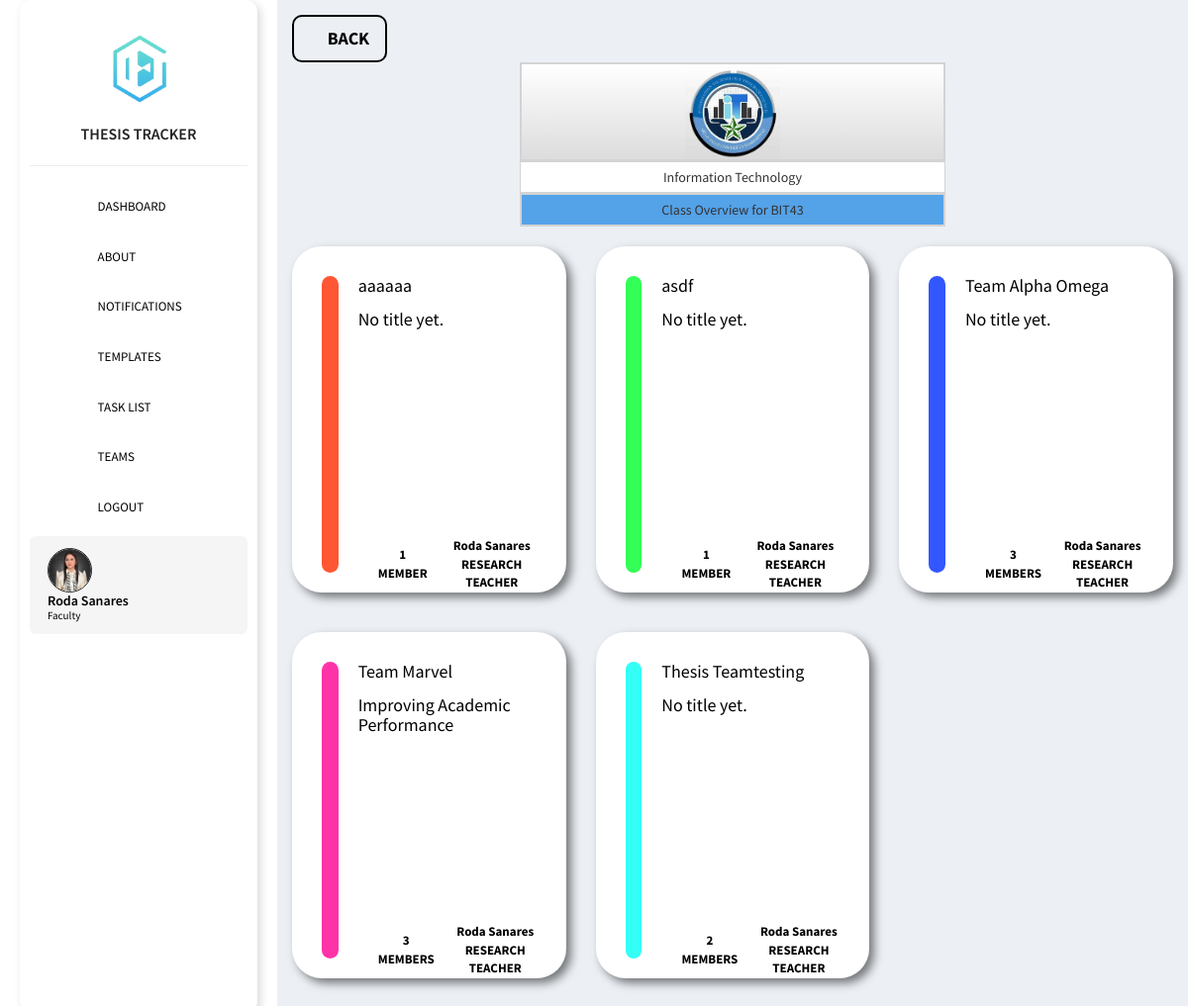
/admin/viewsection.php?section_name=BIT43&department=Information+Technology (signed in), run on the app's committed database.
### tables this page shows
CREATE TABLE `users` (
  `id` int(11) NOT NULL,
  `img` text NOT NULL DEFAULT 'default.png',
  `firstname` text NOT NULL,
  `lastname` text NOT NULL,
  `middlename` text NOT NULL,
  `section` varchar(255) DEFAULT NULL,
  `yr_lvl` varchar(255) DEFAULT NULL,
  `email` text NOT NULL,
  `password` text NOT NULL,
  `passwordtxt` text NOT NULL,
  `department` text NOT NULL,
  `contact` text NOT NULL,
  `address` text NOT NULL,
  `code` int(11) NOT NULL,
  `verification_code` int(11) NOT NULL,
  `type` int(1) NOT NULL DEFAULT 2 COMMENT '0=admin,1=adviser,2=student',
  `status` int(1) NOT NULL
);

CREATE TABLE `teams` (
  `teams_id` int(11) NOT NULL,
  `adviser_id` int(11) NOT NULL,
  `users_id` int(11) NOT NULL,
  `name` text NOT NULL,
  `thesis_title` varchar(255) DEFAULT NULL,
  `status` int(1) NOT NULL,
  `grade` double DEFAULT NULL,
  `adviser_status` int(1) NOT NULL DEFAULT 5,
  `date` datetime NOT NULL DEFAULT current_timestamp(),
  `date_response` date DEFAULT NULL,
  `coor_approval` varchar(255) DEFAULT NULL,
  `ca_upload_date` date DEFAULT NULL,
  `defense_fee` varchar(255) DEFAULT NULL,
  `df_upload_date` date DEFAULT NULL,
  `coor_approval4` varchar(255) DEFAULT NULL,
  `ca_upload_date4` date DEFAULT NULL,
  `defense_fee4` varchar(255) DEFAULT NULL,
  `df_upload_date4` date DEFAULT NULL
);

### config/config.php (called while the page is built, shortened)
<?php
class Connection {
    private $servername = "localhost";
    private $username = "root";
    private $password = "";
    private $dbname = "dlsu";
    private $port = 3307;
    public function conn() {
        try {
            $this->dsn = "mysql:host=".$this->servername.";port=".$this->port.";dbname=".$this->dbname;
            $this->pdo = new PDO($this->dsn, $this->username, $this->password, [
                PDO::ATTR_ERRMODE => PDO::ERRMODE_EXCEPTION,
                PDO::ATTR_DEFAULT_FETCH_MODE => PDO::FETCH_ASSOC
            ]);
            return $this->pdo;
        } catch (PDOException $e) {
            die("Connection failed: " . $e->getMessage());
        }
    }
}
?>

### admin/viewsection.php (the view, shortened to what this page needs)
<?php
  include '../config/config.php';
    class data extends Connection {
      public function managedata(){
?>
<!DOCTYPE html>
<html lang="en">
<head>
    <?php include 'head.php'; ?>
</head>
<body class="hold-transition skin-blue sidebar-mini">
  <div class="wrapper">
  <?php include 'sidebar.php'; ?>
  <?php if ($_SESSION['type'] == 1): ?>
    <div class="content-wrapper" style="height: 100vh; overflow-y: auto;">
        <section class="content">
            <a href="dashboard.php" class='btn btn-lg btn-flat' style="border: 2px solid black;font-style: normal;border-radius: 10px;color: #000;font-weight: bold;"><i class="fas fa-chevron-left"></i> BACK</a>
            <div class="row">
                <div class="col-lg-3 col-12">
                </div>
                <div class="col-lg-6 col-12 d-flex flex-column h-100 text-center">
                    <div class="" style="border:2px solid lightgray; background-color: white; background-image:url(<?php echo $_GET['department'] == 'Information Technology' ? '../images/it_logo.jpg' : '../images/cs_logo.png'?>)<?php echo $_GET['department'] == 'Information Technology' ? ',linear-gradient(to bottom, white, #dcdcdc)' : ''?>; background-size: contain; background-repeat: no-repeat; background-position: center; width: 100%; height: 100px">
                    </div>
                    <div class=""  style="border:1px solid lightgray; background-color: white;">
                        <p style="margin: 5px 0px;"><?php echo isset($_GET['department']) && $_GET['department'] == 'Information Technology' ? "Information Technology" : "Computer Science" ?></p>
                    </div>
                    <div class=""  style="border:2px solid lightgray; background-color: <?php echo $_GET['department'] == 'Information Technology' ? '#54a2e8' : '#5ce1e6'?>">
                        <p style="margin: 5px 0px;">Class Overview for <?= $_GET['section_name']?></p>
                    </div>
                </div>
                <div class="col-lg-3 col-12">
                </div>
                <?php
                $colors = ['#FF5733', '#33FF57', '#3357FF', '#FF33A8', '#33FFF6', '#FFF633', '#A833FF'];
                $colorIndex = 0;
                $department = $_GET['department'] ?? '';
                $section = $_GET['section_name'] ?? '';
                $sql = "SELECT
                            *
                        FROM teams t
                        INNER JOIN teams_member tm ON t.teams_id = tm.teams_id
                        INNER JOIN users u ON tm.users_id = u.id
                        INNER JOIN sections s ON u.section = s.section_name
                        WHERE s.department = :department AND s.section_name = :section
                        GROUP BY t.name, t.teams_id, s.department";
                $stmt = $this->conn()->prepare($sql);
                $stmt->bindParam(':department', $department, PDO::PARAM_STR);
                $stmt->bindParam(':section', $section, PDO::PARAM_STR);
                $stmt->execute();
                if ($stmt->rowCount() > 0) {
                    while ($row = $stmt->fetch(PDO::FETCH_ASSOC)) {
                        $sql2 = "SELECT COUNT(teams_member_id) AS total FROM teams_member WHERE teams_id = :teams_id";
                        $stmt2 = $this->conn()->prepare($sql2);
                        $stmt2->bindParam(':teams_id', $row['teams_id'], PDO::PARAM_INT);
                        $stmt2->execute();
                        $row2 = $stmt2->fetch(PDO::FETCH_ASSOC);
                        $total = $row2['total'] ?? 0;
                        $generateColor = $colors[$colorIndex];
                        $colorIndex = ($colorIndex + 1) % count($colors);
                        $sql3 = "SELECT * FROM sections s INNER JOIN users u ON u.id = s.adviser WHERE s.adviser = :adviser_id";
                        $stmt3 = $this->conn()->prepare($sql3);
                        $stmt3->bindParam(':adviser_id', $row['adviser'], PDO::PARAM_INT);
                        $stmt3->execute();
                        $row3 = $stmt3->fetch(PDO::FETCH_ASSOC);
                        $adviser = ucwords($row3['firstname']." ".$row3['lastname']);
                ?>
                        <div class="grp-box col-lg-4 col-12" style="margin-top: 20px;">
                            <a href="viewsectionteam.php?department=<?= htmlspecialchars($row['department']) ?>&team_name=<?= htmlspecialchars($row['name']) ?>&teams_id=<?= htmlspecialchars($row['teams_id']) ?>&section_name=<?= htmlspecialchars($_GET['section_name'] ?? '') ?>&adviser_id=<?= htmlspecialchars($row['adviser']) ?>">
                                <div class="small-box" style="box-shadow: 5px 5px 10px rgb(0, 0, 0, .5);background-color:white !important;color:#000;border-radius: 30px;height: 350px;padding: 30px;">
                                    <div class="" style="display: flex;width: 100%;">
                                        <div style="height: 300px;width: 20px;background: <?= $generateColor; ?>;border-radius: 10px;"></div>
                                        <div style="width: 100%;margin-left: 20px;">
                                            <div style="display: flex;justify-content: space-between;">
                                                <h4 style="margin: unset;"><?= htmlspecialchars($row['name']); ?></h4>
                                                <i class="fas fa-ellipsis-v" style="font-size: 24px;color:#000;cursor: pointer;"></i>
                                            </div>
                                            <div style="height: 230px;">
                                                <h4 style="text-align: left;"><?=$row['thesis_title'] == NULL ? "No title yet." : $row['thesis_title']?></h4>
                                            </div>
                                            <div style="display: flex;justify-content: space-between;">
                                                <div style="display: flex;place-items: center;">
                                                    <i class="fas fa-users" style="font-size: 16px;color:#000; font-size: 13px;"></i>
                                                    <p style="margin: unset;font-size: 16px;margin-left: 10px; font-size: 13px;"><?= $total . ($total >= 2 ? ' MEMBERS' : ' MEMBER') ?></p>
                                                </div>
                                                <div style="display: flex; place-items: center;">
                                                    <i class="fas fa-user-check" style="font-size: 16px;color:#000; font-size: 13px;"></i>
                                                    <div>
                                                    <p style="margin: unset;font-size: 16px;margin-left: 10px; font-size: 13px;"><?=$adviser == NULL ? 'No assigned RT yet.' : $adviser?></p>
                                                    <p style="margin: unset;font-size: 16px;margin-left: 10px; font-size: 13px;">RESEARCH TEACHER</p>
                                                    </div>
                                                </div>
                                            </div>
                                        </div>
                                    </div>
                                </div>
                            </a>
                        </div>
                <?php
                    }
                } else {
                    echo "<div class='grp-box col-lg-4 col-12' style='margin-top: 20px; place-items:center; width:100%;'>
                            <p style='text-align:center; font-weight:semi-bold; font-size:30px'>No groups in this class</p>
                          </div>";
                }
                ?>
            </div>
        </section>
    </div>
  </div>
  <?php endif ?>
</body>
</html>
<?php
        }
    }
    $data = new data();
    $data->managedata();
?>

### admin/sidebar.php (shortened to what this page needs)
<aside class="main-sidebar">
  <section class="sidebar">
    <div class="sidebar-logo">
      <img src="../images/thesishub_logo2.png" alt="Thesis Hub Logo">
    </div>
    <p class="title">THESIS TRACKER</p>
    <hr class="my-4">
    <ul class="sidebar-menu">
    <li><a href="dashboard.php" style="color: black;"><i class="fas fa-tachometer-alt"></i> <span>DASHBOARD</span></a></li>
      <li><a href="about.php" style="color: black;"><i class="fas fa-info-circle"></i> <span>ABOUT</span></a></li>
      <?php if($_SESSION['type'] != 0): ?>
        <li><a href="notifications.php" style="color: black;"><i class="fas fa-bell"></i> <span>NOTIFICATIONS</span></a></li>
      <?php endif; ?>
      <li><a href="templates.php" style="color: black;"><i class="fas fa-book"></i> <span>TEMPLATES</span></a></li>
      <?php if($_SESSION['type'] == 1 || $_SESSION['type'] == 2): ?>
        <li><a href="tasklist.php" style="color: black;"><i class="fas fa-tasks"></i> <span>TASK LIST</span></a></li>
      <?php endif; ?>
      <li><a href="teams.php" style="color: black;"><i class="fas fa-users"></i> <span>TEAMS</span></a></li>
      <li><a style="color: black;" href="../logout.php" onclick="return confirm('Are you sure you want to logout?');"><i class="fas fa-sign-out-alt"></i> <span>LOGOUT</span></a></li>
    </ul>
    <ul class="sidebar-menu">
      <li>
        <?php
          $sql = "SELECT * FROM users WHERE id = '".$_SESSION['id']."'";
          $stmt = $this->conn()->query($sql);
          $row = $stmt->fetch();
        ?>
        <a href="#profile" data-toggle="modal" id="updateprofile" class="sidebar-profile"
          data-firstname="<?= $row['firstname'] ?>"
          data-users_id="<?= $row['id'] ?>"
          data-lastname="<?= $row['lastname'] ?>"
          data-email="<?= $row['email'] ?>"
          data-img="<?= $row['img'] ?>"
        >
          <img src="../images/<?php echo $row['img'] ?>" alt="User Profile">
          <div class="profile-info">
            <span class="name"><?php echo $row['firstname'] . " " . $row['lastname']; ?></span>
            <span class="role"><?php echo ($_SESSION['type'] == 1) ? "Faculty" : ($_SESSION['type'] == 2 ? "Student" : "Admin"); ?></span>
          </div>
        </a>
      </li>
    </ul>
  </section>
</aside>

### admin/head.php (style rules this page uses)
i { font-style: normal; }
.small-box { height: 200px; border-radius: 10px; text-align: center; padding: 20px; font-size: 2.5rem; font-weight: bold; place-content: center; }

### admin/sidebar.php (style rules this page uses)
.main-sidebar { position: fixed; left: 20px; top: 50%; transform: translateY(-50%); width: 240px; background: #ffffff; border-radius: 12px; box-shadow: 3px 3px 10px rgba(0, 0, 0, 0.15); padding: 10px; transition: all 0.3s ease-in-out; }
.sidebar-logo { text-align: center; padding: 10px 0; }
.sidebar-logo img { width: 80%; max-width: 120px; }
.title { font-size: 16px; font-weight: 600; text-align: center; color: #222; margin-bottom: 15px; }
.sidebar-menu { list-style: none; padding: 0; margin: 0; }
.sidebar-menu li { display: block; margin-bottom: 8px; }
.sidebar-menu a { display: flex; align-items: center; padding: 8px 12px; font-size: 13px; border-radius: 6px; transition: all 0.3s ease; color: #222; font-weight: 500; text-decoration: none; white-space: nowrap; }
.sidebar-menu i { font-size: 14px; margin-right: 8px; color: #222; transition: color 0.3s ease; }
.sidebar-profile { display: flex; align-items: center; gap: 10px; padding: 10px; background: #f5f5f5; border-radius: 8px; font-size: 13px; font-weight: 500; transition: 0.3s ease; color: black; white-space: nowrap; overflow: hidden; text-decoration: none; }
.sidebar-profile img { width: 45px; height: 45px; border-radius: 50%; object-fit: cover; border: 1.5px solid #222; }
.sidebar-profile .profile-info { display: flex; flex-direction: column; line-height: 1.2; }
.sidebar-profile .profile-info .name { font-weight: 600; font-size: 14px; color: black; }
.sidebar-profile .profile-info .role { font-size: 11px; color: black; }

### data on the page
users: img (picture), firstname "Roda", lastname "Sanares"
teams: name "aaaaaa", shows "No title yet.", total "1", shows "MEMBER", users.firstname+lastname "Roda Sanares"
teams: name "asdf", shows "No title yet.", total "1", shows "MEMBER", users.firstname+lastname "Roda Sanares"
teams: name "Team Alpha Omega", shows "No title yet.", total "3", shows "MEMBERS", users.firstname+lastname "Roda Sanares"
teams: name "Team Marvel", thesis_title "Improving Academic Performance", total "3", shows "MEMBERS", users.firstname+lastname "Roda Sanares"
teams: name "Thesis Teamtesting", shows "No title yet.", total "2", shows "MEMBERS", users.firstname+lastname "Roda Sanares"

### other printed values
$_GET['section_name'] "BIT43"
